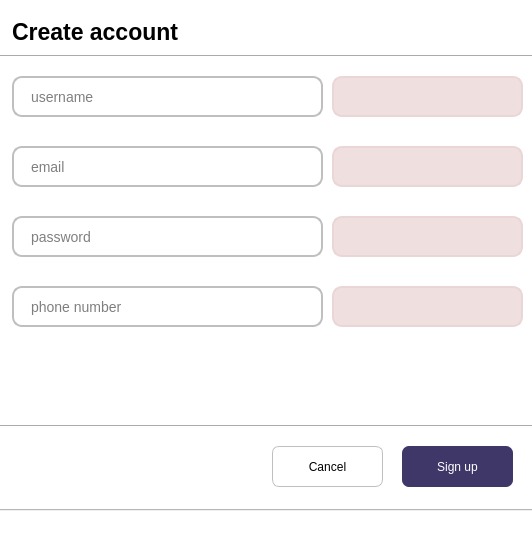
<?xml version="1.0" encoding="UTF-8"?>
<ui version="4.0">
 <class>LoginWindow</class>
 <widget class="QMainWindow" name="LoginWindow">
  <property name="geometry">
   <rect>
    <x>0</x>
    <y>0</y>
    <width>532</width>
    <height>550</height>
   </rect>
  </property>
  <property name="minimumSize">
   <size>
    <width>532</width>
    <height>550</height>
   </size>
  </property>
  <property name="maximumSize">
   <size>
    <width>532</width>
    <height>571</height>
   </size>
  </property>
  <property name="sizeIncrement">
   <size>
    <width>0</width>
    <height>0</height>
   </size>
  </property>
  <property name="windowTitle">
   <string>MainWindow</string>
  </property>
  <property name="styleSheet">
   <string notr="true">
background-color: rgb(255, 255, 255);</string>
  </property>
  <widget class="QWidget" name="centralwidget">
   <widget class="QTabWidget" name="tabWidget">
    <property name="geometry">
     <rect>
      <x>-10</x>
      <y>-40</y>
      <width>551</width>
      <height>551</height>
     </rect>
    </property>
    <property name="currentIndex">
     <number>2</number>
    </property>
    <widget class="QWidget" name="tab_1">
     <attribute name="title">
      <string>Страница</string>
     </attribute>
     <widget class="QPushButton" name="pushButton_3">
      <property name="geometry">
       <rect>
        <x>60</x>
        <y>180</y>
        <width>411</width>
        <height>41</height>
       </rect>
      </property>
      <property name="font">
       <font>
        <pointsize>16</pointsize>
        <bold>false</bold>
       </font>
      </property>
      <property name="cursor">
       <cursorShape>PointingHandCursor</cursorShape>
      </property>
      <property name="styleSheet">
       <string notr="true">QPushButton {
    background-color: rgb(63, 55, 104);
    border-radius: 15px;
    color: rgb(255, 255, 255);
font-weight: normal;
outline: none;

	
	

}

QPushButton:hover {
    background-color: rgb(60, 90, 156);
}
</string>
      </property>
      <property name="text">
       <string>Log in</string>
      </property>
     </widget>
     <widget class="QPushButton" name="pushButton_4">
      <property name="geometry">
       <rect>
        <x>60</x>
        <y>240</y>
        <width>411</width>
        <height>41</height>
       </rect>
      </property>
      <property name="font">
       <font>
        <pointsize>16</pointsize>
        <bold>false</bold>
       </font>
      </property>
      <property name="cursor">
       <cursorShape>PointingHandCursor</cursorShape>
      </property>
      <property name="styleSheet">
       <string notr="true">QPushButton {
    background-color: rgb(63, 55, 104);
    border-radius: 15px;
    color: rgb(255, 255, 255);
	font-weight: normal;
outline: none;



}

QPushButton:hover {
    background-color: rgb(60, 90, 156);
}
</string>
      </property>
      <property name="text">
       <string>Create account</string>
      </property>
     </widget>
     <widget class="QLabel" name="label">
      <property name="geometry">
       <rect>
        <x>160</x>
        <y>90</y>
        <width>181</width>
        <height>51</height>
       </rect>
      </property>
      <property name="styleSheet">
       <string notr="true">
color: rgb(0, 0, 0);
font-weight: bold;
font-size: 30px</string>
      </property>
      <property name="text">
       <string>         Start</string>
      </property>
      <property name="openExternalLinks">
       <bool>false</bool>
      </property>
     </widget>
     <widget class="QPushButton" name="pushButton_12">
      <property name="geometry">
       <rect>
        <x>170</x>
        <y>390</y>
        <width>201</width>
        <height>41</height>
       </rect>
      </property>
      <property name="cursor">
       <cursorShape>PointingHandCursor</cursorShape>
      </property>
      <property name="styleSheet">
       <string notr="true">QPushButton {
	font-weight: bold;
	color: rgb(47, 31, 41);
	font-size: 20px;
	border: none; /* убирает видимые границы */
	border-radius: 15px; /* делает углы кнопки закругленными */
outline: none;
}</string>
      </property>
      <property name="text">
       <string>Try first</string>
      </property>
     </widget>
     <widget class="QLabel" name="label_3">
      <property name="geometry">
       <rect>
        <x>380</x>
        <y>440</y>
        <width>58</width>
        <height>16</height>
       </rect>
      </property>
      <property name="text">
       <string>TextLabel</string>
      </property>
     </widget>
     <widget class="QLabel" name="label_2">
      <property name="geometry">
       <rect>
        <x>240</x>
        <y>440</y>
        <width>58</width>
        <height>41</height>
       </rect>
      </property>
      <property name="styleSheet">
       <string notr="true">color: rgb(128, 128, 128);</string>
      </property>
      <property name="text">
       <string>          |</string>
      </property>
     </widget>
     <widget class="QLabel" name="label_22">
      <property name="geometry">
       <rect>
        <x>20</x>
        <y>20</y>
        <width>81</width>
        <height>41</height>
       </rect>
      </property>
      <property name="text">
       <string/>
      </property>
      <property name="pixmap">
       <pixmap>../icons/Снимок экрана 2025-04-10 в 12.29.49.png</pixmap>
      </property>
      <property name="scaledContents">
       <bool>true</bool>
      </property>
     </widget>
     <widget class="QLabel" name="label_23">
      <property name="geometry">
       <rect>
        <x>240</x>
        <y>450</y>
        <width>31</width>
        <height>31</height>
       </rect>
      </property>
      <property name="text">
       <string/>
      </property>
      <property name="pixmap">
       <pixmap>../icons/Снимок экрана 2025-04-10 в 13.48.10.png</pixmap>
      </property>
      <property name="scaledContents">
       <bool>true</bool>
      </property>
     </widget>
     <widget class="QPushButton" name="pushButton_5">
      <property name="geometry">
       <rect>
        <x>60</x>
        <y>300</y>
        <width>411</width>
        <height>41</height>
       </rect>
      </property>
      <property name="font">
       <font>
        <pointsize>16</pointsize>
        <bold>false</bold>
       </font>
      </property>
      <property name="cursor">
       <cursorShape>PointingHandCursor</cursorShape>
      </property>
      <property name="styleSheet">
       <string notr="true">QPushButton {
    background-color: rgb(63, 55, 104);
    border-radius: 15px;
    color: rgb(255, 255, 255);
font-weight: normal;
outline: none;

	
	

}

QPushButton:hover {
    background-color: rgb(60, 90, 156);
}
</string>
      </property>
      <property name="text">
       <string>Log out</string>
      </property>
     </widget>
     <zorder>label_2</zorder>
     <zorder>pushButton_3</zorder>
     <zorder>pushButton_4</zorder>
     <zorder>label</zorder>
     <zorder>pushButton_12</zorder>
     <zorder>label_3</zorder>
     <zorder>label_22</zorder>
     <zorder>label_23</zorder>
     <zorder>pushButton_5</zorder>
    </widget>
    <widget class="QWidget" name="tab_4">
     <attribute name="title">
      <string>Tab 1</string>
     </attribute>
     <widget class="QPushButton" name="pushButton_9">
      <property name="geometry">
       <rect>
        <x>280</x>
        <y>460</y>
        <width>111</width>
        <height>41</height>
       </rect>
      </property>
      <property name="styleSheet">
       <string notr="true">
QPushButton {
	color: black;
	border: 1px solid rgb(191, 191, 191);
	background-color: white;
	border-radius:7px
	

	
	
}
</string>
      </property>
      <property name="text">
       <string>Cancel</string>
      </property>
     </widget>
     <widget class="QPushButton" name="pushButton_10">
      <property name="geometry">
       <rect>
        <x>400</x>
        <y>460</y>
        <width>111</width>
        <height>41</height>
       </rect>
      </property>
      <property name="styleSheet">
       <string notr="true">
QPushButton {
	color: white;
	background-color: rgb(63, 55, 104);
	border-radius:7px


	
	
}
</string>
      </property>
      <property name="text">
       <string>Login</string>
      </property>
     </widget>
     <widget class="QPushButton" name="pushButton_11">
      <property name="geometry">
       <rect>
        <x>20</x>
        <y>460</y>
        <width>171</width>
        <height>41</height>
       </rect>
      </property>
      <property name="styleSheet">
       <string notr="true">
QPushButton {
	color: black;
	border: 1px solid rgb(191, 191, 191);
	background-color: white;
	border-radius:7px
	

	
	
}
P</string>
      </property>
      <property name="text">
       <string>Forgot Password </string>
      </property>
     </widget>
     <widget class="QLineEdit" name="lineEdit_15">
      <property name="geometry">
       <rect>
        <x>20</x>
        <y>100</y>
        <width>261</width>
        <height>41</height>
       </rect>
      </property>
      <property name="font">
       <font>
        <pointsize>-1</pointsize>
       </font>
      </property>
      <property name="cursor">
       <cursorShape>IBeamCursor</cursorShape>
      </property>
      <property name="styleSheet">
       <string notr="true">QLineEdit {
    color: rgb(0, 0, 0);
    font-size: 14px;
    border-radius: 10px;
    padding-left: 15px;
    border: 2px solid rgb(191, 191, 191); /* Границы серого цвета */
    background-color: rgb(255, 255, 255);
}
</string>
      </property>
      <property name="text">
       <string/>
      </property>
      <property name="placeholderText">
       <string>username</string>
      </property>
     </widget>
     <widget class="QLineEdit" name="lineEdit_16">
      <property name="geometry">
       <rect>
        <x>20</x>
        <y>160</y>
        <width>261</width>
        <height>41</height>
       </rect>
      </property>
      <property name="font">
       <font>
        <pointsize>-1</pointsize>
       </font>
      </property>
      <property name="cursor">
       <cursorShape>IBeamCursor</cursorShape>
      </property>
      <property name="styleSheet">
       <string notr="true">QLineEdit {
    color: rgb(0, 0, 0);
    font-size: 14px;
    border-radius: 10px;
    padding-left: 15px;
    border: 2px solid rgb(191, 191, 191); /* Границы серого цвета */
    background-color: rgb(255, 255, 255);
}
</string>
      </property>
      <property name="text">
       <string/>
      </property>
      <property name="alignment">
       <set>Qt::AlignJustify|Qt::AlignVCenter</set>
      </property>
      <property name="placeholderText">
       <string>password</string>
      </property>
     </widget>
     <widget class="QFrame" name="frame_3">
      <property name="geometry">
       <rect>
        <x>-10</x>
        <y>400</y>
        <width>561</width>
        <height>20</height>
       </rect>
      </property>
      <property name="frameShape">
       <enum>QFrame::HLine</enum>
      </property>
      <property name="frameShadow">
       <enum>QFrame::Sunken</enum>
      </property>
      <property name="lineWidth">
       <number>1</number>
      </property>
     </widget>
     <widget class="QLabel" name="label_4">
      <property name="geometry">
       <rect>
        <x>30</x>
        <y>10</y>
        <width>101</width>
        <height>51</height>
       </rect>
      </property>
      <property name="styleSheet">
       <string notr="true">
color: rgb(0, 0, 0);
font-weight: bold;
font-size: 23px</string>
      </property>
      <property name="text">
       <string>Login</string>
      </property>
      <property name="openExternalLinks">
       <bool>false</bool>
      </property>
     </widget>
     <widget class="QFrame" name="frame_4">
      <property name="geometry">
       <rect>
        <x>-20</x>
        <y>60</y>
        <width>561</width>
        <height>20</height>
       </rect>
      </property>
      <property name="frameShape">
       <enum>QFrame::HLine</enum>
      </property>
      <property name="frameShadow">
       <enum>QFrame::Sunken</enum>
      </property>
      <property name="lineWidth">
       <number>1</number>
      </property>
     </widget>
     <widget class="QLabel" name="label_10">
      <property name="geometry">
       <rect>
        <x>20</x>
        <y>340</y>
        <width>481</width>
        <height>41</height>
       </rect>
      </property>
      <property name="styleSheet">
       <string notr="true">QLabel {
    color: rgb(154, 70, 74);
    font-size: 14px;
    border-radius: 10px;
    padding-left: 15px;
    border: 2px solid rgb(234, 214, 214); /* Границы серого цвета */
    background-color: rgb(239, 223, 222);
}
</string>
      </property>
      <property name="text">
       <string/>
      </property>
     </widget>
     <widget class="QLabel" name="label_11">
      <property name="geometry">
       <rect>
        <x>20</x>
        <y>340</y>
        <width>481</width>
        <height>41</height>
       </rect>
      </property>
      <property name="styleSheet">
       <string notr="true">QLabel {
    color: rgb(34, 139, 34); /* Зелёный цвет текста */
    font-size: 14px;
    border-radius: 10px;
    padding-left: 15px;
    border: 2px solid rgb(137,172,70); /* Границы */
    background-color: rgb(211,230,113);
}
</string>
      </property>
      <property name="text">
       <string/>
      </property>
     </widget>
    </widget>
    <widget class="QWidget" name="tab_2">
     <attribute name="title">
      <string>Tab 2</string>
     </attribute>
     <widget class="QLineEdit" name="lineEdit_9">
      <property name="geometry">
       <rect>
        <x>20</x>
        <y>160</y>
        <width>311</width>
        <height>41</height>
       </rect>
      </property>
      <property name="font">
       <font>
        <pointsize>-1</pointsize>
       </font>
      </property>
      <property name="cursor">
       <cursorShape>IBeamCursor</cursorShape>
      </property>
      <property name="styleSheet">
       <string notr="true">QLineEdit {
    color: rgb(0, 0, 0);
    font-size: 14px;
    border-radius: 10px;
    padding-left: 15px;
    border: 2px solid rgb(191, 191, 191); /* Границы серого цвета */
    background-color: rgb(255, 255, 255);
}
</string>
      </property>
      <property name="text">
       <string/>
      </property>
      <property name="alignment">
       <set>Qt::AlignJustify|Qt::AlignVCenter</set>
      </property>
      <property name="placeholderText">
       <string>email</string>
      </property>
     </widget>
     <widget class="QLineEdit" name="lineEdit_10">
      <property name="geometry">
       <rect>
        <x>20</x>
        <y>300</y>
        <width>311</width>
        <height>41</height>
       </rect>
      </property>
      <property name="font">
       <font>
        <pointsize>-1</pointsize>
       </font>
      </property>
      <property name="cursor">
       <cursorShape>IBeamCursor</cursorShape>
      </property>
      <property name="styleSheet">
       <string notr="true">QLineEdit {
    color: rgb(0, 0, 0);
    font-size: 14px;
    border-radius: 10px;
    padding-left: 15px;
    border: 2px solid rgb(191, 191, 191); /* Границы серого цвета */
    background-color: rgb(255, 255, 255);
}
</string>
      </property>
      <property name="text">
       <string/>
      </property>
      <property name="placeholderText">
       <string>phone number</string>
      </property>
     </widget>
     <widget class="QLineEdit" name="lineEdit_13">
      <property name="geometry">
       <rect>
        <x>20</x>
        <y>90</y>
        <width>311</width>
        <height>41</height>
       </rect>
      </property>
      <property name="font">
       <font>
        <pointsize>-1</pointsize>
       </font>
      </property>
      <property name="cursor">
       <cursorShape>IBeamCursor</cursorShape>
      </property>
      <property name="styleSheet">
       <string notr="true">QLineEdit {
    color: rgb(0, 0, 0);
    font-size: 14px;
    border-radius: 10px;
    padding-left: 15px;
    border: 2px solid rgb(191, 191, 191); /* Границы серого цвета */
    background-color: rgb(255, 255, 255);
}
</string>
      </property>
      <property name="text">
       <string/>
      </property>
      <property name="placeholderText">
       <string>username</string>
      </property>
     </widget>
     <widget class="QLineEdit" name="lineEdit_14">
      <property name="geometry">
       <rect>
        <x>20</x>
        <y>230</y>
        <width>311</width>
        <height>41</height>
       </rect>
      </property>
      <property name="font">
       <font>
        <pointsize>-1</pointsize>
       </font>
      </property>
      <property name="cursor">
       <cursorShape>IBeamCursor</cursorShape>
      </property>
      <property name="styleSheet">
       <string notr="true">QLineEdit {
    color: rgb(0, 0, 0);
    font-size: 14px;
    border-radius: 10px;
    padding-left: 15px;
    border: 2px solid rgb(191, 191, 191); /* Границы серого цвета */
    background-color: rgb(255, 255, 255);
}
</string>
      </property>
      <property name="text">
       <string/>
      </property>
      <property name="placeholderText">
       <string>password</string>
      </property>
     </widget>
     <widget class="QPushButton" name="pushButton_6">
      <property name="geometry">
       <rect>
        <x>410</x>
        <y>460</y>
        <width>111</width>
        <height>41</height>
       </rect>
      </property>
      <property name="styleSheet">
       <string notr="true">
QPushButton {
	color: white;
	background-color: rgb(63, 55, 104);
	border-radius:7px


	
	
}
</string>
      </property>
      <property name="text">
       <string>Sign up</string>
      </property>
     </widget>
     <widget class="QPushButton" name="pushButton_8">
      <property name="geometry">
       <rect>
        <x>280</x>
        <y>460</y>
        <width>111</width>
        <height>41</height>
       </rect>
      </property>
      <property name="styleSheet">
       <string notr="true">
QPushButton {
	color: black;
	border: 1px solid rgb(191, 191, 191);
	background-color: white;
	border-radius:7px
	

	
	
}
</string>
      </property>
      <property name="text">
       <string>Cancel</string>
      </property>
     </widget>
     <widget class="QFrame" name="frame">
      <property name="geometry">
       <rect>
        <x>0</x>
        <y>430</y>
        <width>561</width>
        <height>20</height>
       </rect>
      </property>
      <property name="frameShape">
       <enum>QFrame::HLine</enum>
      </property>
      <property name="frameShadow">
       <enum>QFrame::Sunken</enum>
      </property>
      <property name="lineWidth">
       <number>1</number>
      </property>
     </widget>
     <widget class="QLabel" name="label_5">
      <property name="geometry">
       <rect>
        <x>20</x>
        <y>20</y>
        <width>171</width>
        <height>51</height>
       </rect>
      </property>
      <property name="styleSheet">
       <string notr="true">
color: rgb(0, 0, 0);
font-weight: bold;
font-size: 23px</string>
      </property>
      <property name="text">
       <string>Create account</string>
      </property>
      <property name="openExternalLinks">
       <bool>false</bool>
      </property>
     </widget>
     <widget class="QFrame" name="frame_2">
      <property name="geometry">
       <rect>
        <x>-10</x>
        <y>60</y>
        <width>561</width>
        <height>20</height>
       </rect>
      </property>
      <property name="frameShape">
       <enum>QFrame::HLine</enum>
      </property>
      <property name="frameShadow">
       <enum>QFrame::Sunken</enum>
      </property>
      <property name="lineWidth">
       <number>1</number>
      </property>
     </widget>
     <widget class="QLabel" name="label_12">
      <property name="enabled">
       <bool>true</bool>
      </property>
      <property name="geometry">
       <rect>
        <x>340</x>
        <y>90</y>
        <width>191</width>
        <height>41</height>
       </rect>
      </property>
      <property name="styleSheet">
       <string notr="true">QLabel {
    color: rgb(154, 70, 74);
    font-size: 14px;
    border-radius: 10px;
    padding-left: 15px;
    border: 2px solid rgb(234, 214, 214); /* Границы серого цвета */
    background-color: rgb(239, 223, 222);
}
</string>
      </property>
      <property name="text">
       <string/>
      </property>
     </widget>
     <widget class="QLabel" name="label_13">
      <property name="enabled">
       <bool>true</bool>
      </property>
      <property name="geometry">
       <rect>
        <x>340</x>
        <y>230</y>
        <width>191</width>
        <height>41</height>
       </rect>
      </property>
      <property name="styleSheet">
       <string notr="true">QLabel {
    color: rgb(154, 70, 74);
    font-size: 14px;
    border-radius: 10px;
    padding-left: 15px;
    border: 2px solid rgb(234, 214, 214); /* Границы серого цвета */
    background-color: rgb(239, 223, 222);
}
</string>
      </property>
      <property name="text">
       <string/>
      </property>
     </widget>
     <widget class="QLabel" name="label_14">
      <property name="geometry">
       <rect>
        <x>340</x>
        <y>160</y>
        <width>191</width>
        <height>41</height>
       </rect>
      </property>
      <property name="styleSheet">
       <string notr="true">QLabel {
    color: rgb(154, 70, 74);
    font-size: 14px;
    border-radius: 10px;
    padding-left: 15px;
    border: 2px solid rgb(234, 214, 214); /* Границы серого цвета */
    background-color: rgb(239, 223, 222);
}
</string>
      </property>
      <property name="text">
       <string/>
      </property>
     </widget>
     <widget class="QLabel" name="label_15">
      <property name="geometry">
       <rect>
        <x>340</x>
        <y>300</y>
        <width>191</width>
        <height>41</height>
       </rect>
      </property>
      <property name="styleSheet">
       <string notr="true">QLabel {
    color: rgb(154, 70, 74);
    font-size: 14px;
    border-radius: 10px;
    padding-left: 15px;
    border: 2px solid rgb(234, 214, 214); /* Границы серого цвета */
    background-color: rgb(239, 223, 222);
}
</string>
      </property>
      <property name="text">
       <string/>
      </property>
     </widget>
    </widget>
    <widget class="QWidget" name="tab">
     <attribute name="title">
      <string>Страница</string>
     </attribute>
     <widget class="QLabel" name="label_18">
      <property name="geometry">
       <rect>
        <x>20</x>
        <y>20</y>
        <width>371</width>
        <height>51</height>
       </rect>
      </property>
      <property name="styleSheet">
       <string notr="true">
color: rgb(0, 0, 0);
font-weight: bold;
font-size: 23px</string>
      </property>
      <property name="text">
       <string>Write your email for reset the code</string>
      </property>
      <property name="openExternalLinks">
       <bool>false</bool>
      </property>
     </widget>
     <widget class="QFrame" name="frame_9">
      <property name="geometry">
       <rect>
        <x>0</x>
        <y>70</y>
        <width>561</width>
        <height>20</height>
       </rect>
      </property>
      <property name="frameShape">
       <enum>QFrame::HLine</enum>
      </property>
      <property name="frameShadow">
       <enum>QFrame::Sunken</enum>
      </property>
      <property name="lineWidth">
       <number>1</number>
      </property>
     </widget>
     <widget class="QFrame" name="frame_10">
      <property name="geometry">
       <rect>
        <x>10</x>
        <y>430</y>
        <width>561</width>
        <height>20</height>
       </rect>
      </property>
      <property name="frameShape">
       <enum>QFrame::HLine</enum>
      </property>
      <property name="frameShadow">
       <enum>QFrame::Sunken</enum>
      </property>
      <property name="lineWidth">
       <number>1</number>
      </property>
     </widget>
     <widget class="QLineEdit" name="lineEdit_17">
      <property name="geometry">
       <rect>
        <x>20</x>
        <y>110</y>
        <width>261</width>
        <height>41</height>
       </rect>
      </property>
      <property name="font">
       <font>
        <pointsize>-1</pointsize>
       </font>
      </property>
      <property name="cursor">
       <cursorShape>IBeamCursor</cursorShape>
      </property>
      <property name="styleSheet">
       <string notr="true">QLineEdit {
    color: rgb(0, 0, 0);
    font-size: 14px;
    border-radius: 10px;
    padding-left: 15px;
    border: 2px solid rgb(191, 191, 191); /* Границы серого цвета */
    background-color: rgb(255, 255, 255);
}
</string>
      </property>
      <property name="text">
       <string/>
      </property>
      <property name="placeholderText">
       <string>email</string>
      </property>
     </widget>
     <widget class="QLabel" name="label_19">
      <property name="geometry">
       <rect>
        <x>30</x>
        <y>350</y>
        <width>481</width>
        <height>41</height>
       </rect>
      </property>
      <property name="styleSheet">
       <string notr="true">QLabel {
    color: rgb(34, 139, 34); /* Зелёный цвет текста */
    font-size: 14px;
    border-radius: 10px;
    padding-left: 15px;
    border: 2px solid rgb(137,172,70); /* Границы */
    background-color: rgb(211,230,113);
}
</string>
      </property>
      <property name="text">
       <string/>
      </property>
     </widget>
     <widget class="QPushButton" name="pushButton_17">
      <property name="geometry">
       <rect>
        <x>270</x>
        <y>470</y>
        <width>121</width>
        <height>41</height>
       </rect>
      </property>
      <property name="styleSheet">
       <string notr="true">
QPushButton {
	color: white;
	background-color: rgb(56, 82 , 151);
	border-radius:7px


	
	
}
</string>
      </property>
      <property name="text">
       <string>Send code</string>
      </property>
     </widget>
     <widget class="QPushButton" name="pushButton_18">
      <property name="geometry">
       <rect>
        <x>150</x>
        <y>470</y>
        <width>111</width>
        <height>41</height>
       </rect>
      </property>
      <property name="styleSheet">
       <string notr="true">
QPushButton {
	color: black;
	border: 1px solid rgb(191, 191, 191);
	background-color: white;
	border-radius:7px
	

	
	
}
</string>
      </property>
      <property name="text">
       <string>Cancel</string>
      </property>
     </widget>
     <widget class="QLabel" name="label_20">
      <property name="geometry">
       <rect>
        <x>30</x>
        <y>350</y>
        <width>481</width>
        <height>41</height>
       </rect>
      </property>
      <property name="styleSheet">
       <string notr="true">QLabel {
    color: rgb(154, 70, 74);
    font-size: 14px;
    border-radius: 10px;
    padding-left: 15px;
    border: 2px solid rgb(234, 214, 214); /* Границы серого цвета */
    background-color: rgb(239, 223, 222);
}
</string>
      </property>
      <property name="text">
       <string/>
      </property>
     </widget>
     <widget class="QLineEdit" name="lineEdit_18">
      <property name="geometry">
       <rect>
        <x>20</x>
        <y>170</y>
        <width>261</width>
        <height>41</height>
       </rect>
      </property>
      <property name="font">
       <font>
        <pointsize>-1</pointsize>
       </font>
      </property>
      <property name="cursor">
       <cursorShape>IBeamCursor</cursorShape>
      </property>
      <property name="styleSheet">
       <string notr="true">QLineEdit {
    color: rgb(0, 0, 0);
    font-size: 14px;
    border-radius: 10px;
    padding-left: 15px;
    border: 2px solid rgb(191, 191, 191); /* Границы серого цвета */
    background-color: rgb(255, 255, 255);
}
</string>
      </property>
      <property name="text">
       <string/>
      </property>
      <property name="placeholderText">
       <string>code</string>
      </property>
     </widget>
     <widget class="QPushButton" name="pushButton_32">
      <property name="geometry">
       <rect>
        <x>400</x>
        <y>470</y>
        <width>121</width>
        <height>41</height>
       </rect>
      </property>
      <property name="styleSheet">
       <string notr="true">
QPushButton {
	color: white;
	background-color: rgb(56, 82 , 151);
	border-radius:7px


	
	
}
</string>
      </property>
      <property name="text">
       <string>Check code</string>
      </property>
     </widget>
    </widget>
    <widget class="QWidget" name="tab_3">
     <attribute name="title">
      <string>Страница</string>
     </attribute>
     <widget class="QLineEdit" name="lineEdit_29">
      <property name="geometry">
       <rect>
        <x>20</x>
        <y>170</y>
        <width>261</width>
        <height>41</height>
       </rect>
      </property>
      <property name="font">
       <font>
        <pointsize>-1</pointsize>
       </font>
      </property>
      <property name="cursor">
       <cursorShape>IBeamCursor</cursorShape>
      </property>
      <property name="styleSheet">
       <string notr="true">QLineEdit {
    color: rgb(0, 0, 0);
    font-size: 14px;
    border-radius: 10px;
    padding-left: 15px;
    border: 2px solid rgb(191, 191, 191); /* Границы серого цвета */
    background-color: rgb(255, 255, 255);
}
</string>
      </property>
      <property name="text">
       <string/>
      </property>
      <property name="placeholderText">
       <string>confirm password</string>
      </property>
     </widget>
     <widget class="QLineEdit" name="lineEdit_30">
      <property name="geometry">
       <rect>
        <x>20</x>
        <y>110</y>
        <width>261</width>
        <height>41</height>
       </rect>
      </property>
      <property name="font">
       <font>
        <pointsize>-1</pointsize>
       </font>
      </property>
      <property name="cursor">
       <cursorShape>IBeamCursor</cursorShape>
      </property>
      <property name="styleSheet">
       <string notr="true">QLineEdit {
    color: rgb(0, 0, 0);
    font-size: 14px;
    border-radius: 10px;
    padding-left: 15px;
    border: 2px solid rgb(191, 191, 191); /* Границы серого цвета */
    background-color: rgb(255, 255, 255);
}
</string>
      </property>
      <property name="text">
       <string/>
      </property>
      <property name="placeholderText">
       <string>password</string>
      </property>
     </widget>
     <widget class="QLabel" name="label_41">
      <property name="geometry">
       <rect>
        <x>20</x>
        <y>10</y>
        <width>181</width>
        <height>51</height>
       </rect>
      </property>
      <property name="styleSheet">
       <string notr="true">
color: rgb(0, 0, 0);
font-weight: bold;
font-size: 23px</string>
      </property>
      <property name="text">
       <string>Reset password</string>
      </property>
      <property name="openExternalLinks">
       <bool>false</bool>
      </property>
     </widget>
     <widget class="QFrame" name="frame_21">
      <property name="geometry">
       <rect>
        <x>10</x>
        <y>60</y>
        <width>561</width>
        <height>20</height>
       </rect>
      </property>
      <property name="frameShape">
       <enum>QFrame::HLine</enum>
      </property>
      <property name="frameShadow">
       <enum>QFrame::Sunken</enum>
      </property>
      <property name="lineWidth">
       <number>1</number>
      </property>
     </widget>
     <widget class="QFrame" name="frame_22">
      <property name="geometry">
       <rect>
        <x>0</x>
        <y>420</y>
        <width>561</width>
        <height>20</height>
       </rect>
      </property>
      <property name="frameShape">
       <enum>QFrame::HLine</enum>
      </property>
      <property name="frameShadow">
       <enum>QFrame::Sunken</enum>
      </property>
      <property name="lineWidth">
       <number>1</number>
      </property>
     </widget>
     <widget class="QPushButton" name="pushButton_31">
      <property name="geometry">
       <rect>
        <x>400</x>
        <y>460</y>
        <width>121</width>
        <height>41</height>
       </rect>
      </property>
      <property name="styleSheet">
       <string notr="true">
QPushButton {
	color: white;
	background-color: rgb(63, 55, 104);
	border-radius:7px


	
	
}
</string>
      </property>
      <property name="text">
       <string>Change</string>
      </property>
     </widget>
     <widget class="QLabel" name="label_21">
      <property name="geometry">
       <rect>
        <x>30</x>
        <y>350</y>
        <width>481</width>
        <height>41</height>
       </rect>
      </property>
      <property name="styleSheet">
       <string notr="true">QLabel {
    color: rgb(154, 70, 74);
    font-size: 14px;
    border-radius: 10px;
    padding-left: 15px;
    border: 2px solid rgb(234, 214, 214); /* Границы серого цвета */
    background-color: rgb(239, 223, 222);
}
</string>
      </property>
      <property name="text">
       <string/>
      </property>
     </widget>
    </widget>
   </widget>
  </widget>
  <widget class="QMenuBar" name="menubar">
   <property name="geometry">
    <rect>
     <x>0</x>
     <y>0</y>
     <width>532</width>
     <height>21</height>
    </rect>
   </property>
  </widget>
  <widget class="QStatusBar" name="statusbar"/>
 </widget>
 <resources/>
 <connections/>
</ui>
